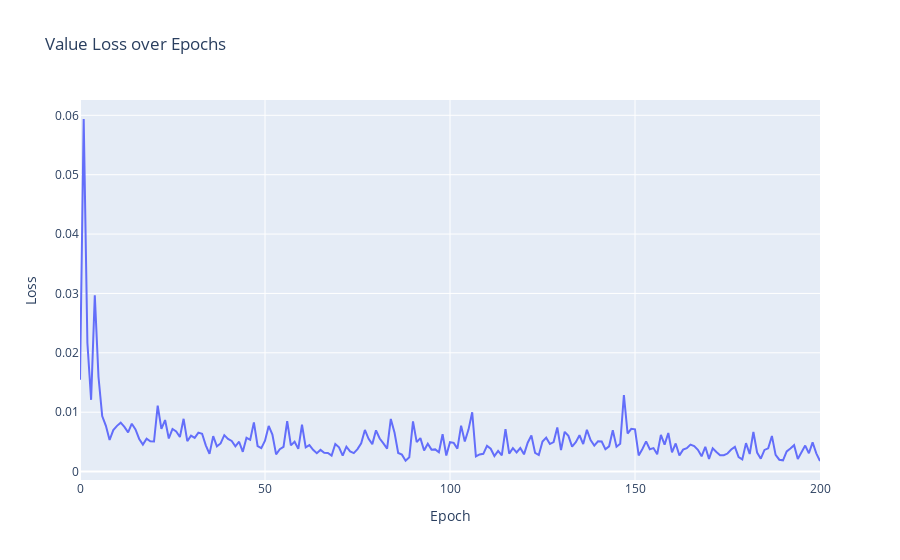

Notebook code for this chart:
### Code cell
fig = px.line(x=list(range(len(loss_value))), y=loss_value, labels={'x': 'Epoch', 'y': 'Loss'}, title='Value Loss over Epochs')
fig.show()

### Figure 1 — Plotly figure (JSON) as saved in the notebook; plotly's stock layout.template omitted (floating-point values rounded to 4 significant figures; data arrays with more than 128 entries replaced by an {"elided": "..."} marker saying what was removed)
{"data": [{"hovertemplate": "Epoch=%{x}<br>Loss=%{y}<extra></extra>", "legendgroup": "", "line": {"color": "#636efa", "dash": "solid"}, "marker": {"symbol": "circle"}, "mode": "lines", "name": "", "orientation": "v", "showlegend": false, "type": "scatter", "x": {"elided": "201 int values"}, "xaxis": "x", "y": {"elided": "201 float values"}, "yaxis": "y"}], "layout": {"legend": {"tracegroupgap": 0}, "title": {"text": "Value Loss over Epochs"}, "xaxis": {"anchor": "y", "domain": [0, 1], "title": {"text": "Epoch"}}, "yaxis": {"anchor": "x", "domain": [0, 1], "title": {"text": "Loss"}}}}
